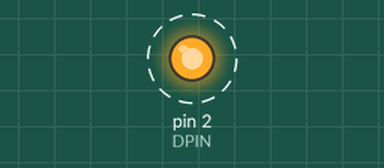
Simulated run of this sketch. Board: Arduino Uno, built with avr-gcc and run on an emulated ATmega328P. Shown: output pins drawn as LEDs (lit = HIGH). Dashed ring = blinking.

Above: at 0.03 s.
Timing chart, 0 to 3.0 s (numbered marks = the images above):
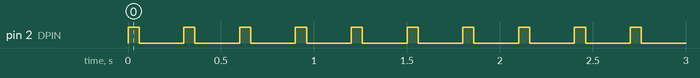

Measured:
- by itself, pin 2 (DPIN): alternates HIGH for 0.06 s and LOW for 0.24 s

The sketch:

arduino-feikkipulsseja.ino
```cpp
/*
 feikkimittari

 antaa pulsseja pinniin DPIN
 yhdistä mittari-arduinon ja tän arduinon pinnit D2-DPIN ja GND-GDN
*/

#define DPIN 2
void setup() {

  pinMode(DPIN, OUTPUT);
}

// the loop function runs over and over again forever
void loop() {
  digitalWrite(DPIN, HIGH);   // turn the LED on (HIGH is the voltage level)
  delay(60);                       // wait for a second
  digitalWrite(DPIN, LOW);    // turn the LED off by making the voltage LOW
  delay(240);                       // wait for a second
}
```
